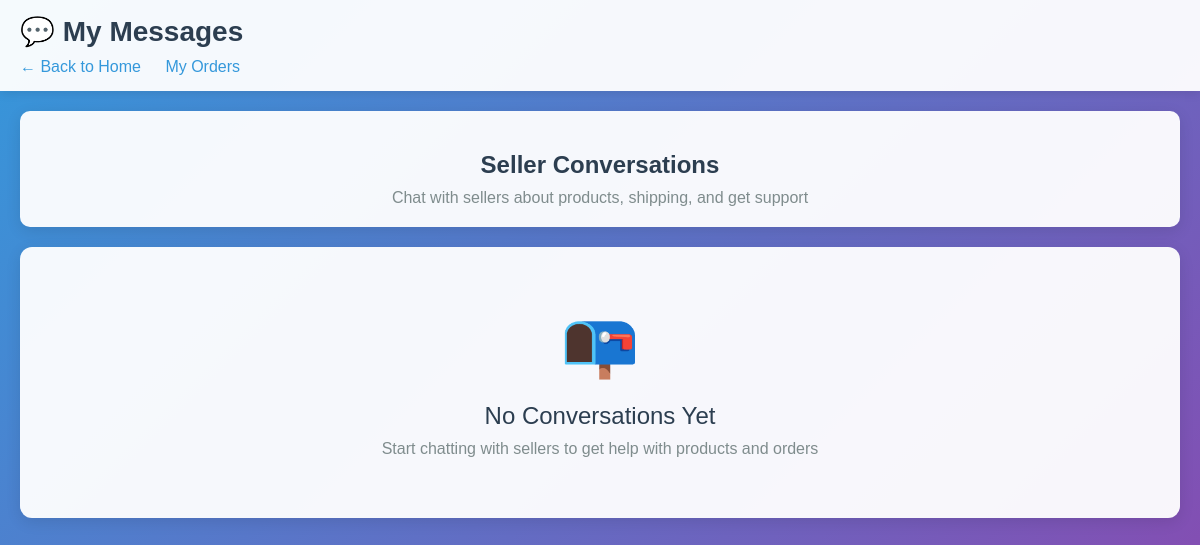
Before: /buyer/messages (signed in) with the older database file.
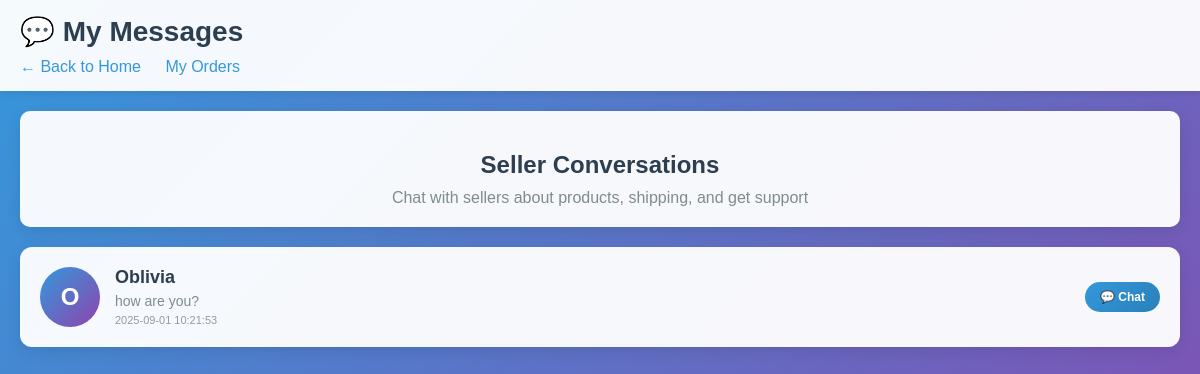
After: the same page with the newer database file.
### tables this page shows
CREATE TABLE conversations (
                id INTEGER PRIMARY KEY AUTOINCREMENT,
                buyer_email TEXT NOT NULL,
                seller_email TEXT NOT NULL,
                created_at TIMESTAMP DEFAULT CURRENT_TIMESTAMP,
                last_message_at TIMESTAMP DEFAULT CURRENT_TIMESTAMP,
                UNIQUE(buyer_email, seller_email)
            );

CREATE TABLE users (
            email TEXT PRIMARY KEY,
            password TEXT,
            first_name TEXT,
            last_name TEXT,
            is_seller BOOLEAN,
            is_support BOOLEAN DEFAULT FALSE,
            phone_number TEXT,
            address TEXT,
            parish TEXT,
            post_office TEXT,
            profile_picture TEXT,
            discount_used BOOLEAN DEFAULT FALSE,
            notification_preference TEXT,
            business_name TEXT,
            business_address TEXT,
            security_question TEXT,
            security_answer TEXT,
            discount_applied BOOLEAN DEFAULT FALSE,
            gender TEXT,
            delivery_address TEXT,
            billing_address TEXT
        , whatsapp_number TEXT, business_description TEXT);

### app.py (the view)
@app.route('/buyer/messages')
def buyer_messages():
    if 'user' not in session:
        return redirect(url_for('login'))
    buyer_email = session['user']['email']
    try:
        with get_db() as conn:
            cursor = conn.cursor()
            cursor.execute('''
                SELECT c.id, c.seller_email, c.last_message_at,
                       u.first_name, u.last_name, u.business_name,
                       (SELECT COUNT(*) FROM messages m
                        WHERE m.conversation_id = c.id
                        AND m.receiver_email = ?
                        AND m.read_status = 0) as unread_count,
                       (SELECT message FROM messages m2
                        WHERE m2.conversation_id = c.id
                        ORDER BY m2.timestamp DESC LIMIT 1) as last_message
                FROM conversations c
                JOIN users u ON c.seller_email = u.email
                WHERE c.buyer_email = ?
                ORDER BY c.last_message_at DESC
            ''', (buyer_email, buyer_email))
            conversations = []
            for row in cursor.fetchall():
                conversations.append({
                    'id': row['id'],
                    'seller_email': row['seller_email'],
                    'seller_name': row['business_name'] or f"{row['first_name']} {row['last_name']}",
                    'last_message': row['last_message'],
                    'last_message_at': row['last_message_at'],
                    'unread_count': row['unread_count'] or 0
                })
        cart_data = get_cart_items()
        return render_template(
            'buyer_messages.html',
            conversations=conversations,
            user=session['user'],
            cart_items=cart_data['items'],
            cart_total=cart_data['total'],
            discount=cart_data['discount'],
            cart_item_count=cart_data['cart_item_count']
        )
    except Exception as e:
        logger.error(f"Error in buyer_messages: {e}")
        return redirect(url_for('index'))

### app.py (called while the page is built)
@app.context_processor
def inject_csrf_token():
    return dict(csrf_token=generate_csrf)

@app.context_processor
def inject_csrf_token():
    return dict(csrf_token=generate_csrf)

def get_db():
    conn = sqlite3.connect('zo-zi.db')
    conn.row_factory = sqlite3.Row
    return conn

@app.context_processor
def inject_messaging_links():
    messaging_links = {}
    if 'user' in session:
        if session['user'].get('is_seller'):
            messaging_links['seller_messages'] = url_for('seller_messages')
        else:
            messaging_links['buyer_messages'] = url_for('buyer_messages')
    return messaging_links

### templates/buyer_messages.html (shortened to what this page needs)
<!DOCTYPE html>
<html lang="en">
<head>
</head>
<body>
    <div class="header">
        <h1>💬 My Messages</h1>
        <div class="nav-links">
            <a href="{{ url_for('index') }}">← Back to Home</a>
            <a href="{{ url_for('orders') }}">My Orders</a>
        </div>
    </div>
    <div class="messages-container">
        <div class="messages-header">
            <h2>Seller Conversations</h2>
            <p>Chat with sellers about products, shipping, and get support</p>
        </div>
        {% if conversations %}
            <div class="conversations-list">
                {% for conv in conversations %}
                    <div class="conversation-card" data-seller-email="{{ conv.seller_email }}">
                        <div class="seller-avatar">
                            {{ conv.seller_name[0].upper() if conv.seller_name else 'S' }}
                        </div>
                        <div class="conversation-info">
                            <div class="seller-name">{{ conv.seller_name }}</div>
                            <div class="last-message">
                                {{ conv.last_message[:50] + '...' if conv.last_message and conv.last_message|length > 50 else (conv.last_message or 'No messages yet') }}
                            </div>
                            <div class="message-time">
                                {% if conv.last_message_at %}
                                    {{ moment(conv.last_message_at).fromNow() if moment else conv.last_message_at }}
                                {% else %}
                                    Recently
                                {% endif %}
                            </div>
                        </div>
                        <div class="conversation-actions">
                            <button class="chat-btn" onclick="openChat('{{ conv.seller_email }}', '{{ conv.seller_name }}')">
                                💬 Chat
                            </button>
                        </div>
                    </div>
                {% endfor %}
            </div>
        {% else %}
            <div class="empty-messages">
                <div class="empty-icon">📭</div>
                <div class="empty-title">No Conversations Yet</div>
                <div class="empty-text">Start chatting with sellers to get help with products and orders</div>
            </div>
        {% endif %}
    </div>
</body>
</html>

### templates/buyer_messages.html (style rules this page uses)
body { margin: 0; font-family: Arial, sans-serif; background: linear-gradient(135deg, #3498db 0%, #8e44ad 100%); min-height: 100vh; }
.header { background: rgba(255,255,255,0.95); padding: 15px 20px; box-shadow: 0 2px 10px rgba(0,0,0,0.1); }
.header h1 { color: #2c3e50; margin: 0; font-size: 28px; }
.nav-links { margin-top: 10px; }
.nav-links a { color: #3498db; text-decoration: none; margin-right: 20px; font-weight: 500; }
.messages-container { max-width: 1200px; margin: 20px auto; padding: 0 20px; }
.messages-header { background: rgba(255,255,255,0.95); padding: 20px; border-radius: 10px; margin-bottom: 20px; text-align: center; box-shadow: 0 4px 15px rgba(0,0,0,0.1); }
.messages-header h2 { color: #2c3e50; margin-bottom: 10px; }
.messages-header p { color: #7f8c8d; margin: 0; }
.conversations-list { display: grid; gap: 15px; }
.conversation-card { background: rgba(255,255,255,0.95); border-radius: 12px; padding: 20px; display: flex; align-items: center; gap: 15px; box-shadow: 0 4px 15px rgba(0,0,0,0.1); transition: all 0.3s ease; cursor: pointer; }
.seller-avatar { width: 60px; height: 60px; border-radius: 50%; background: linear-gradient(135deg, #3498db, #8e44ad); color: white; display: flex; align-items: center; justify-content: center; font-size: 24px; font-weight: bold; flex-shrink: 0; }
.conversation-info { flex: 1; }
.seller-name { font-size: 18px; font-weight: bold; color: #2c3e50; margin-bottom: 5px; }
.last-message { color: #7f8c8d; font-size: 14px; margin-bottom: 5px; max-width: 300px; overflow: hidden; text-overflow: ellipsis; white-space: nowrap; }
.message-time { color: #bdc3c7; font-size: 12px; }
.conversation-actions { display: flex; flex-direction: column; align-items: center; gap: 10px; }
.chat-btn { background: linear-gradient(135deg, #3498db, #2980b9); color: white; border: none; padding: 8px 15px; border-radius: 20px; cursor: pointer; font-size: 12px; font-weight: bold; transition: all 0.3s ease; }
.message-time { font-size: 11px; color: #999; margin-top: 5px; }

Changed rows visible on the page:
added conversations: business_name "O", seller_name "Oblivia", last_message "how are you?", last_message_at "2025-09-01 10:21:53"
Other visible differences:
text no longer shown: "📭 No Conversations Yet Start chatting with sellers to get help with products and orders"
